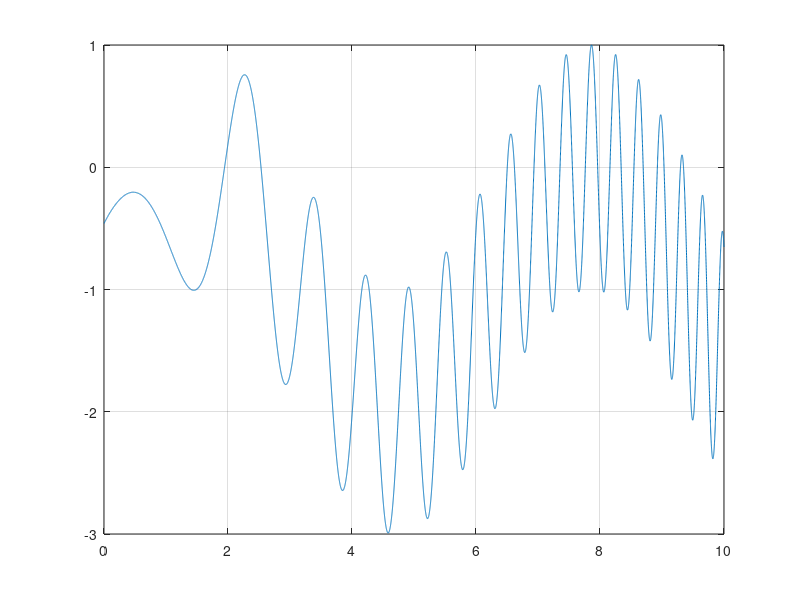

MATLAB code to generate this figure: (Note: this script raises an error after producing the figure.)
f=@(x) sin(x)+cos(1+x.^2)-1;
df=@(x) cos(x)-sin(1+x.^2).*x.*2;

x=linspace(0,10,15000);
plot(x,f(x));
grid on;
hold on;

x0=1;
tol=1e-6;

[x_n,h_n]=newton(f,df,x0,1000,tol);
disp(x_n);
disp(length(h_n));
